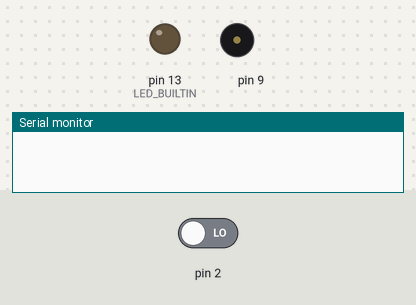
The sketch below on a simulated Arduino Uno, built with avr-gcc and run on an emulated ATmega328P. Parts: output pins drawn as LEDs (lit = HIGH), buzzer (waves = sounding), the last lines printed to the serial monitor. The test bench sets the inputs (shaded band); at power-on: pin 2 LOW.

Above: at 1.2 s.
1.3 s: pin 2 driven HIGH
At 1.6 s:
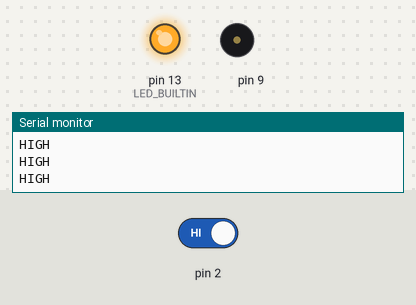
2.8 s: pin 2 driven LOW
At 3.3 s:
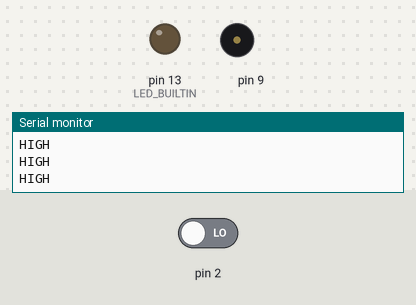
Timing chart, 0 to 5.8 s (numbered marks = the images above; inputs shaded):
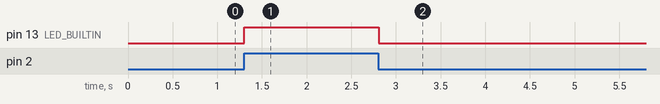

The sketch:

alarm_system.ino.ino
```cpp
void setup() {
  // put your setup code here, to run once:
  pinMode(2, INPUT);
  pinMode(LED_BUILTIN, OUTPUT);
  pinMode(9, OUTPUT);
  Serial.begin(9600);
}

void loop() {
  // put your main code here, to run repeatedly:
  if(digitalRead(2) == HIGH)
  {
    Serial.println("HIGH");
    digitalWrite(LED_BUILTIN, HIGH);
    tone(9, 1000);
  }
  else
    digitalWrite(LED_BUILTIN, LOW);
    noTone(9);
}
```

Measured:
- after the input at 1.3 s, pin 13 (LED_BUILTIN): LOW → HIGH at once
- after the input at 2.8 s, pin 13 (LED_BUILTIN): HIGH → LOW at once
